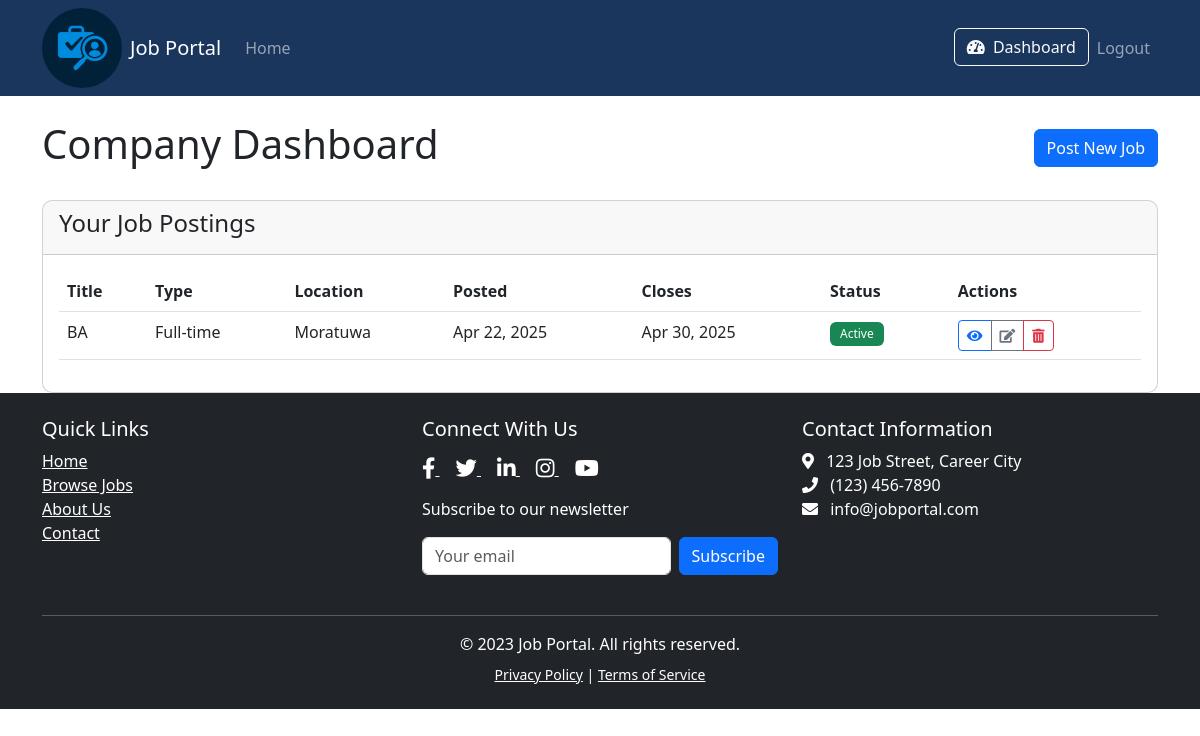
The app's page /dashboard/ (signed in) with its own data.
### jobs/models.py (models this page shows, shortened)
class Job(models.Model):
    JOB_TYPES = [
        ('FT', 'Full-time'),
        ('PT', 'Part-time'),
        ('CN', 'Contract'),
        ('IN', 'Internship'),
    ]
    company = models.ForeignKey(Company, on_delete=models.CASCADE)
    title = models.CharField(max_length=200)
    description = models.TextField()
    location = models.CharField(max_length=100)
    job_type = models.CharField(max_length=2, choices=JOB_TYPES)
    posted_date = models.DateTimeField(default=timezone.now)
    closing_date = models.DateTimeField()
    is_active = models.BooleanField(default=True)

### jobs/views.py (the view)
# urls.py: path('dashboard/', views.dashboard, name='dashboard'),
@login_required
def dashboard(request):
    if hasattr(request.user, 'company'):
        jobs = Job.objects.filter(company=request.user.company).order_by('-posted_date')
        return render(request, 'jobs/company_dashboard.html', {'jobs': jobs})
    elif hasattr(request.user, 'jobseeker'):
        applications = Application.objects.filter(applicant=request.user.jobseeker).order_by('-applied_date')
        return render(request, 'jobs/jobseeker_dashboard.html', {'applications': applications})
    else:
        return redirect('home')

### jobs/templates/jobs/company_dashboard.html (shortened to what this page needs)
{% extends 'jobs/base.html' %}
{% block content %}
    <div class="d-flex justify-content-between align-items-center mb-4">
        <h1>Company Dashboard</h1>
        <a href="{% url 'post_job' %}" class="btn btn-primary">Post New Job</a>
    </div>
    <div class="card">
        <div class="card-header">
            <h4>Your Job Postings</h4>
        </div>
        <div class="card-body">
            {% if jobs %}
                <div class="table-responsive">
                    <table class="table table-hover">
                        <thead>
                            <tr>
                                <th>Title</th>
                                <th>Type</th>
                                <th>Location</th>
                                <th>Posted</th>
                                <th>Closes</th>
                                <th>Status</th>
                                <th>Actions</th>
                            </tr>
                        </thead>
                        <tbody>
                            {% for job in jobs %}
                                <tr>
                                    <td>{{ job.title }}</td>
                                    <td>{{ job.get_job_type_display }}</td>
                                    <td>{{ job.location }}</td>
                                    <td>{{ job.posted_date|date:"M d, Y" }}</td>
                                    <td>{{ job.closing_date|date:"M d, Y" }}</td>
                                    <td>
                                        {% if job.is_active %}
                                            <span class="badge bg-success">Active</span>
                                        {% else %}
                                            <span class="badge bg-secondary">Closed</span>
                                        {% endif %}
                                    </td>
                                    <td>
                                        <div class="btn-group" role="group">
                                            <a href="{% url 'job_detail' job.id %}" class="btn btn-sm btn-outline-primary" title="View">
                                                <i class="fas fa-eye"></i>
                                            </a>
                                            <a href="{% url 'edit_job' job.id %}" class="btn btn-sm btn-outline-secondary" title="Edit">
                                                <i class="fas fa-edit"></i>
                                            </a>
                                            <a href="{% url 'delete_job' job.id %}" class="btn btn-sm btn-outline-danger" title="Delete">
                                                <i class="fas fa-trash-alt"></i>
                                            </a>
                                        </div>
                                    </td>
                                </tr>
                            {% endfor %}
                        </tbody>
                    </table>
                </div>
            {% else %}
                <div class="alert alert-info">You haven't posted any jobs yet.</div>
            {% endif %}
        </div>
    </div>
{% endblock %}

### jobs/templates/jobs/base.html (style rules this page uses)
.card { transition: transform 0.3s ease; }
.badge { margin-right: 5px; }
.card { border-radius: 10px; overflow: hidden; }
.badge { padding: 6px 10px; font-weight: 500; border-radius: 6px; }

### records on screen
Job: title "BA", job_type "Full-time", location "Moratuwa", posted_date "Apr 22, 2025", closing_date "Apr 30, 2025", is_active "Active"
